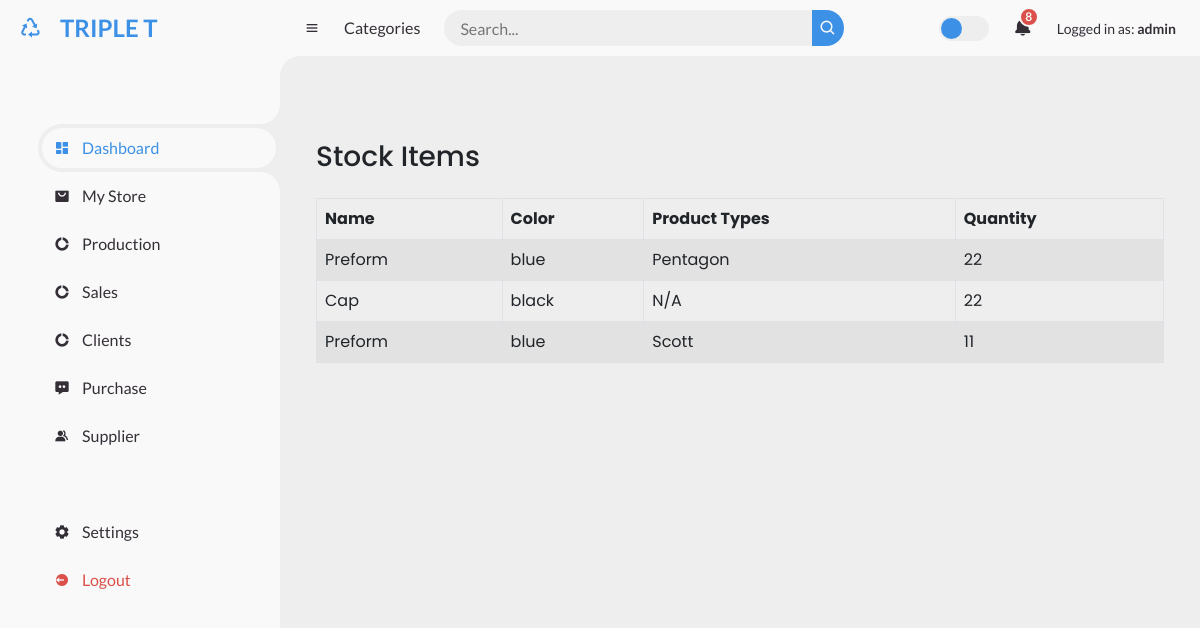
Page /stock_list/ (signed in) on the committed database.
### store/models.py (models this page shows, shortened)
class Stock(models.Model):
    name = models.CharField(max_length=20, null=True)
    color = models.CharField(max_length=10, null=True, blank=True)
    cap_type = models.ForeignKey(Cap, on_delete=models.CASCADE, null=True, blank=True)
    product_type = models.CharField(max_length=20, null=True, blank=True)
    preform_type = models.ForeignKey(Preform_type, on_delete=models.CASCADE, null=True, blank=True)
    quantity = models.CharField(max_length=10)

class Preform_type(models.Model):
    name = models.CharField(max_length=30)
    size = models.DecimalField(max_digits=5, decimal_places=1)
    quantity_per_bag = models.IntegerField()

### store/views.py (the view)
# urls.py: path('stock_list/', views.stock_detail, name="stock_list"),
@login_required
def stock_detail(request):
    stock_item = Stock.objects.all()
    return render(request, 'stock/index.html', {'stock_item': stock_item })

### store/templates/stock/index.html
{% extends "base/base.html" %}
{% block body %}
<div class="container mt-5">
    <h3>Stock Items</h3>
    <table class="table table-striped table-hover table-bordered mt-4">
        <thead>
            <tr>
                <th>Name</th>
                <th>Color</th>
                <th>Product Types</th>
                <th>Quantity </th>
            </tr>
        </thead>
        <tbody>
            {% for stock_item in stock_item %}
            <tr>
                <td>{{stock_item.name}}</td>
                <td>{{stock_item.color}}</td>
                <td>
                    {% if stock_item.preform_type %}
                    {{ stock_item.preform_type.name }}
                    {% elif stock_item.product_type %}
                    {{ stock_item.product_type }}
                    {% else %}
                    N/A
                    {% endif %}
                </td>
                <td>{{stock_item.quantity}}</td>
            </tr>
            {% endfor %}
        </tbody>
    </table>
</div>
{% endblock %}

### store/templates/base/base.html (shortened to what this page needs)
{% load static %}
<!DOCTYPE html>
<html lang="en">
<head>
	<link href='https://unpkg.com/boxicons@2.0.9/css/boxicons.min.css' rel='stylesheet'>
	<link href="https://cdn.jsdelivr.net/npm/bootstrap@5.2.3/dist/css/bootstrap.min.css" rel="stylesheet">
	<link href="{% static './css/style.css' %}" rel="stylesheet" />
</head>
<body>
	<section id="sidebar">
		<a href="#" class="brand ">
			<i class='bx bx-recycle'></i>
			<span class="text"> TRIPLE T <br>
			</span>
		</a>
		<ul class="side-menu top">
			<li class="active">
				<a href="#">
					<i class='bx bxs-dashboard' ></i>
					<span class="text">Dashboard</span>
				</a>
			</li>
			<li>
				<a href="{% url 'stock_list' %}">
					<i class='bx bxs-shopping-bag-alt' ></i>
					<span class="text">My Store</span>
				</a>
			</li>
			<li>
				<a class="nav-link" href="{% url 'production' %}">
					<i class='bx bxs-doughnut-chart' ></i>
					<span class="text">Production</span>
				</a>
			</li>
			<li>
				<a href="#">
					<i class='bx bxs-doughnut-chart' ></i>
					<span class="text">Sales</span>
				</a>
			</li>
			<li>
				<a href="{% url 'customer' %}">
					<i class='bx bxs-doughnut-chart' ></i>
					<span class="text">Clients</span>
				</a>
			</li>
			<li>
				<a href="{% url 'add_stock' %}">
					<i class='bx bxs-message-dots' ></i>
					<span class="text">Purchase</span>
				</a>
			</li>
			<li>
				<a href="{% url 'supplier' %}">
					<i class='bx bxs-group' ></i>
					<span class="text">Supplier</span>
				</a>
			</li>
		</ul>
		<ul class="side-menu">
			<li>
				<a href="#">
					<i class='bx bxs-cog' ></i>
					<span class="text">Settings</span>
				</a>
			</li>
			<li>
				<a href="#" class="logout">
					<i class='bx bxs-log-out-circle' ></i>
					<span class="text">Logout</span>
				</a>
			</li>
		</ul>
	</section>
	<section id="content">
		<nav>
			<i class='bx bx-menu' ></i>
			<a href="#" class="nav-link">Categories</a>
			<form action="#">
				<div class="form-input">
					<input type="search" placeholder="Search...">
					<button type="submit" class="search-btn"><i class='bx bx-search' ></i></button>
				</div>
			</form>
			<label for="switch-mode" class="switch-mode"></label>
			<a href="#" class="notification">
				<i class='bx bxs-bell' ></i>
				<span class="num">8</span>
			</a>
			<a href="#" class="profile">
					<div class="small">Logged in as: <strong>{{user.get_username}}</strong></div>
			</a>
		</nav>
		<main>
		{% block body %}
		{% endblock%}
		</main>
	</section>
</body>
</html>

### static/css/style.css (style rules this page uses)
* { margin: 0; padding: 0; box-sizing: border-box; }
a { text-decoration: none; }
li { list-style: none; }
:root { --poppins: 'Poppins', sans-serif; --lato: 'Lato', sans-serif; --light: #F9F9F9; --blue: #3C91E6; --light-blue: #CFE8FF; --grey: #eee; --dark-grey: #AAAAAA; --dark: #342E37; --red: #DB504A; --yellow: #FFCE26; --light-yellow: #FFF2C6; --orange: #FD7238; --light-orange: #FFE0D3; }
html { overflow-x: hidden; }
body { background: var(--grey); overflow-x: hidden; }
#sidebar { position: fixed; top: 0; left: 0; width: 280px; height: 100%; background: var(--light); z-index: 2000; font-family: var(--lato); transition: .3s ease; overflow-x: hidden; scrollbar-width: none; }
#sidebar .brand { font-size: 24px; font-weight: 700; height: 56px; display: flex; align-items: center; color: var(--blue); position: sticky; top: 0; left: 0; background: var(--light); z-index: 500; padding-bottom: 20px; box-sizing: content-box; }
#sidebar .brand .bx { min-width: 60px; display: flex; justify-content: center; }
#sidebar .side-menu { width: 100%; margin-top: 48px; }
#sidebar .side-menu li { height: 48px; background: transparent; margin-left: 6px; border-radius: 48px 0 0 48px; padding: 4px; }
#sidebar .side-menu li.active { background: var(--grey); position: relative; }
#sidebar .side-menu li.active::before { content: ''; position: absolute; width: 40px; height: 40px; border-radius: 50%; top: -40px; right: 0; box-shadow: 20px 20px 0 var(--grey); z-index: -1; }
#sidebar .side-menu li.active::after { content: ''; position: absolute; width: 40px; height: 40px; border-radius: 50%; bottom: -40px; right: 0; box-shadow: 20px -20px 0 var(--grey); z-index: -1; }
#sidebar .side-menu li a { width: 100%; height: 100%; background: var(--light); display: flex; align-items: center; border-radius: 48px; font-size: 16px; color: var(--dark); white-space: nowrap; overflow-x: hidden; }
#sidebar .side-menu.top li.active a { color: var(--blue); }
#sidebar .side-menu li a.logout { color: var(--red); }
#sidebar .side-menu li a .bx { min-width: calc(60px - ((4px + 6px) * 2)); display: flex; justify-content: center; }
#content { position: relative; width: calc(100% - 280px); left: 280px; transition: .3s ease; }
#content nav { height: 56px; background: var(--light); padding: 0 24px; display: flex; align-items: center; grid-gap: 24px; font-family: var(--lato); position: sticky; top: 0; left: 0; z-index: 1000; }
#content nav::before { content: ''; position: absolute; width: 40px; height: 40px; bottom: -40px; left: 0; border-radius: 50%; box-shadow: -20px -20px 0 var(--light); }
#content nav a { color: var(--dark); }
#content nav .bx.bx-menu { cursor: pointer; color: var(--dark); }
#content nav .nav-link { font-size: 16px; transition: .3s ease; }
#content nav form { max-width: 400px; width: 100%; margin-right: auto; }
#content nav form .form-input { display: flex; align-items: center; height: 36px; }
#content nav form .form-input input { flex-grow: 1; padding: 0 16px; height: 100%; border: none; background: var(--grey); border-radius: 36px 0 0 36px; outline: none; width: 100%; color: var(--dark); }
#content nav form .form-input button { width: 36px; height: 100%; display: flex; justify-content: center; align-items: center; background: var(--blue); color: var(--light); font-size: 18px; border: none; outline: none; border-radius: 0 36px 36px 0; cursor: pointer; }
#content nav .notification { font-size: 20px; position: relative; }
#content nav .notification .num { position: absolute; top: -6px; right: -6px; width: 20px; height: 20px; border-radius: 50%; border: 2px solid var(--light); background: var(--red); color: var(--light); font-weight: 700; font-size: 12px; display: flex; justify-content: center; align-items: center; }
#content nav .switch-mode { display: block; min-width: 50px; height: 25px; border-radius: 25px; background: var(--grey); cursor: pointer; position: relative; }
#content nav .switch-mode::before { content: ''; position: absolute; top: 2px; left: 2px; bottom: 2px; width: calc(25px - 4px); background: var(--blue); border-radius: 50%; transition: all .3s ease; }
#content main { width: 100%; padding: 36px 24px; font-family: var(--poppins); max-height: calc(100vh - 56px); overflow-y: auto; }

### rows in the picture
Stock: name "Preform", color "blue", preform_type.name "Pentagon", quantity "22"
Stock: name "Cap", color "black", shows "N/A", quantity "22"
Stock: name "Preform", color "blue", preform_type.name "Scott", quantity "11"

### other values in the picture
{{ user.get_username }} "admin"
